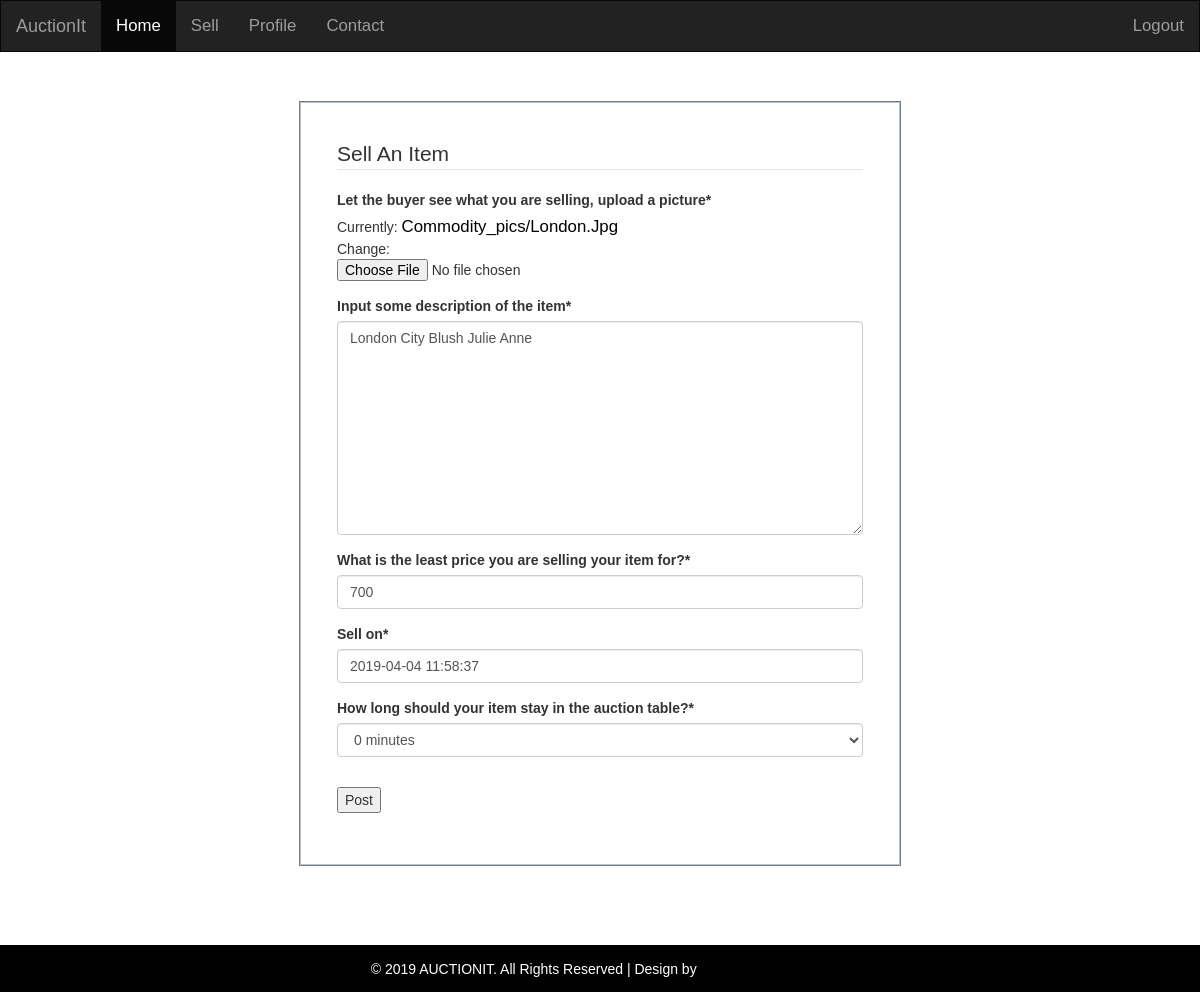
/post/22/update/ (signed in), run on the app's committed database.
### market/models.py (models this page shows, shortened)
class Product(models.Model):
	title = models.CharField("Input the title of the Item you are selling", max_length=30)
	description = models.TextField("Input some description of the item", null=False, default='')
	image = models.ImageField("Let the buyer see what you are selling, upload a picture",
	                          null=False, default='', upload_to='commodity_pics')
	date_posted = models.DateTimeField(default=timezone.now)
	CATEGORY = (
		('General', 'General'),
		('Painting', 'Painting'),
		('Sculpture', 'Sculpture'),
		('Book', 'Book'),
		('Instrument', 'Instrument'),
	)
	category = models.CharField("Choose product category", max_length=100, default='Gen', choices=CATEGORY)
	price = models.IntegerField("What is the least price you are selling your item for?")
	sell_on = models.DateTimeField(default=timezone.now )
	BID_TIME = (
		('0', '0 minutes'),
		('1', '1 minutes'),
		('5', '5 minutes'),
		('10', '10 minutes'),
		('20', '20 minutes'),
		('30', '30 minutes'),
		('60', '1 Hour')
	)
	live_time = models.CharField("How long should your item stay in the auction table?", max_length=20, default='5',
	                             choices=BID_TIME
	                             )
	seller = models.ForeignKey(User, on_delete=models.CASCADE, default='2')

### market/classviews.py (the view, shortened to what this page needs)
# urls.py: path('post/<int:pk>/update/', classviews.ProductUpdateView.as_view(), name='product-update'),
class ProductUpdateView(LoginRequiredMixin, UserPassesTestMixin, UpdateView):
    model = Product
    fields = ['image', 'description', 'price', 'sell_on', 'live_time']
    def test_func(self):
        post = self.get_object()
        if self.request.user == post.seller:
            return True
        return False

### market/templates/market/product_form.html (shortened to what this page needs)
{% extends 'market/navigation_part.html' %}
{% load static %}
{% load crispy_forms_tags %}
{% block content %}
    <article>
	<div class="media container">
		<form method="POST"  enctype="multipart/form-data">
			<fieldset class="form-group">
				<legend class="border-bottom mb-4">Sell An Item</legend>
				{{ form|crispy}}
			</fieldset>
			<div class="form-group">
				<button class="btn-outline-info" type="submit">Post</button>
			</div>
		</form>
	</div>
    </article>
    <br><br> <br><br>
{% endblock content %}

### market/static/css/main.css (style rules this page uses)
a { color: black; font-size: larger; text-transform: capitalize; text-anchor: middle; }
.container { border: 1px solid silver; outline: 1px solid slategrey; padding: 3%; background: white; width: 50%; margin-inside: blue; }
* { box-sizing: border-box; }
body { font-family: Arial, Helvetica, sans-serif; }

### data on the page
Product: description "London City Blush Julie Anne", price "700", sell_on "2019-04-04 11:58:37", live_time "0 minutes"
